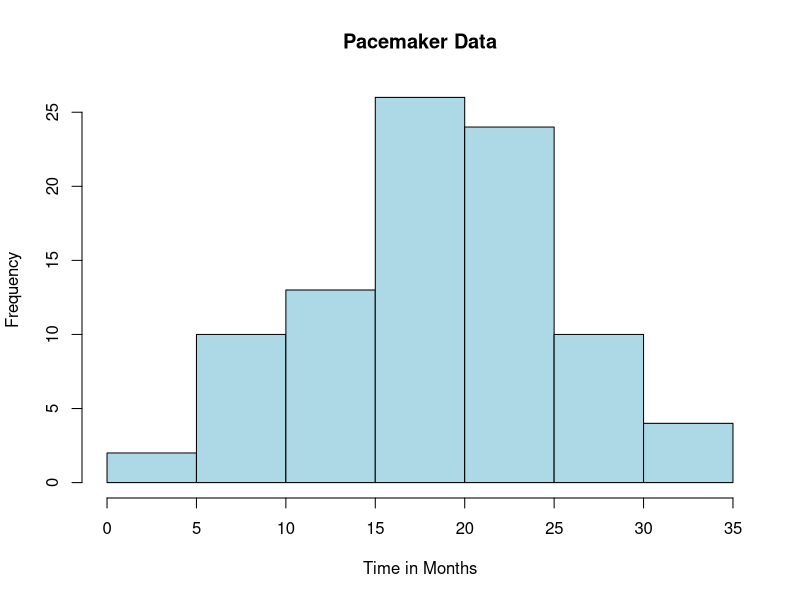
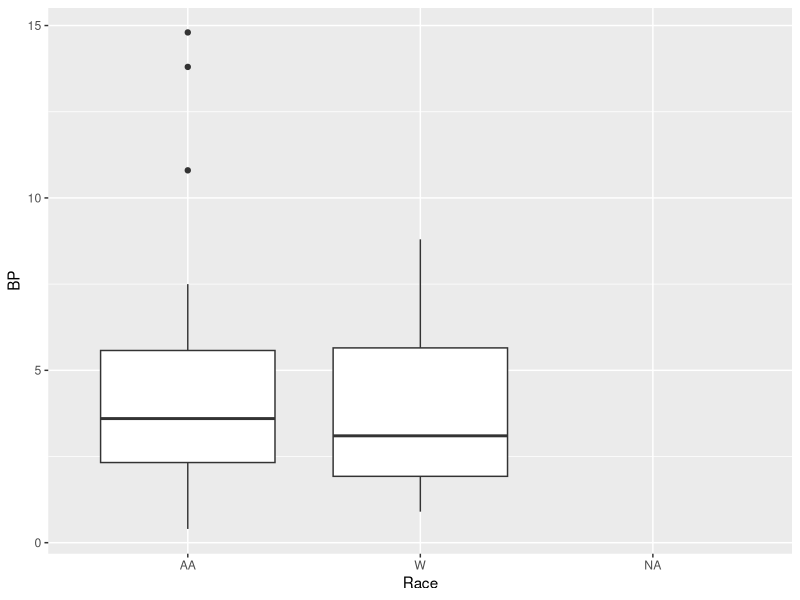

R code for these plots, in order:
## ---- chunk 1
library(tidyverse)
library(ggplot2)
## ---- chunk 2
problem1_df = 
  tibble(
    women_sample = c(1:11),
    fe_level = c(15.2, 9.3, 7.6, 11.9, 10.4, 9.7, 20.4, 9.4, 11.5, 9.4, 8.3)
    )
fivenum(c(15.2, 9.3, 7.6, 11.9, 10.4, 9.7, 20.4, 9.4, 11.5, 9.4, 8.3))
mean(c(15.2, 9.3, 7.6, 11.9, 10.4, 9.7, 20.4, 9.4, 11.5, 9.4, 8.3))
var(problem1_df$fe_level)
sd(problem1_df$fe_level)

## ---- chunk 3
problem3_df = read_table("./data/Pacemaker.txt")
## ---- chunk 4
hist(problem3_df$Time, col = "lightblue", main = "Pacemaker Data", xlab = "Time in Months")
## ---- chunk 5
mean(problem3_df$Time)
median(problem3_df$Time)
var(problem3_df$Time)
sd(problem3_df$Time)
## ---- chunk 6
range(problem3_df$Time)
## ---- chunk 7
problem4_df = read_table2("./data/BloodPressure.txt")

problem4_df = select(problem4_df, "Race", "BP")

ggplot(problem4_df, aes(x=Race, y=BP)) + 
  geom_boxplot()
